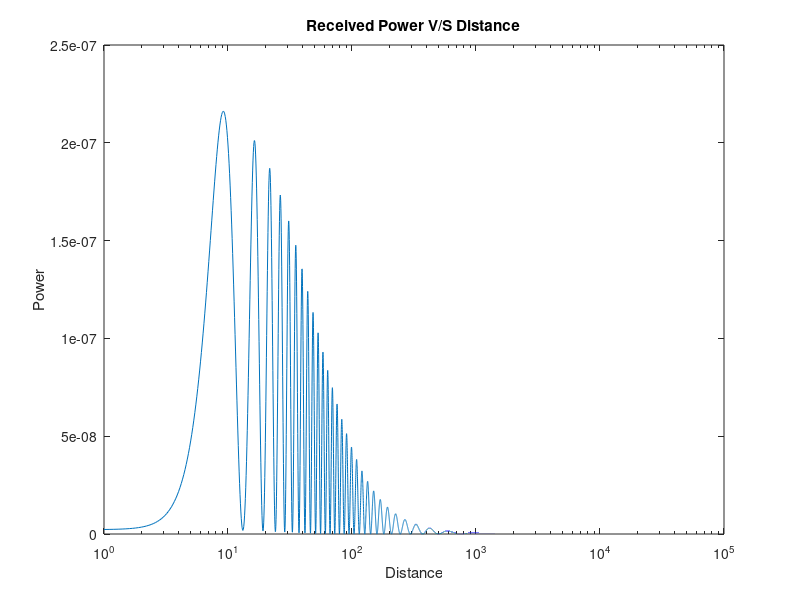
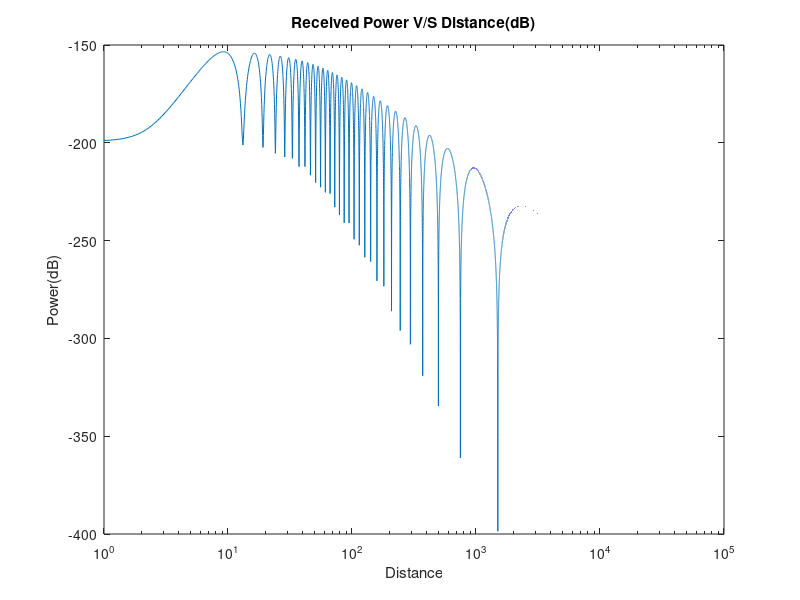

These charts were generated, in order, by the following MATLAB code:
clear all; 
close all; 
clc; 
freq=9*10^8; 
% freq 2 :18*10^7 
d=1:0.1:100000; 
ht=50; % height of tx(m)
hr=5; % height of rx(m)
Gref=1;
Glos=1; 
Pt=2*10^-3; %Transformed power in W %two ray ground reflection model
dlos=sqrt(d.^2+(ht-hr)^2); 
dref=sqrt((d.^2+(ht+hr)^2));
lamda=3*10^8/freq; 
gamma=-1; 
phi=(2*pi*(dref-dlos))/lamda; 
Pr=Pt*(lamda/4*pi)^2 * abs ((sqrt(Glos)./dlos)+(gamma*sqrt(Gref)*exp(-sqrt(-1)*phi))./ dref).^2;
figure; 
semilogx(d,Pr); 
Pr_db=10*log(Pr);
xlabel("Distance");
ylabel("Power"); 
title("Received Power V/S Distance"); 
figure; semilogx(d,Pr_db);
xlabel("Distance");
ylabel("Power(dB)"); 
title('Received Power V/S Distance(dB)');